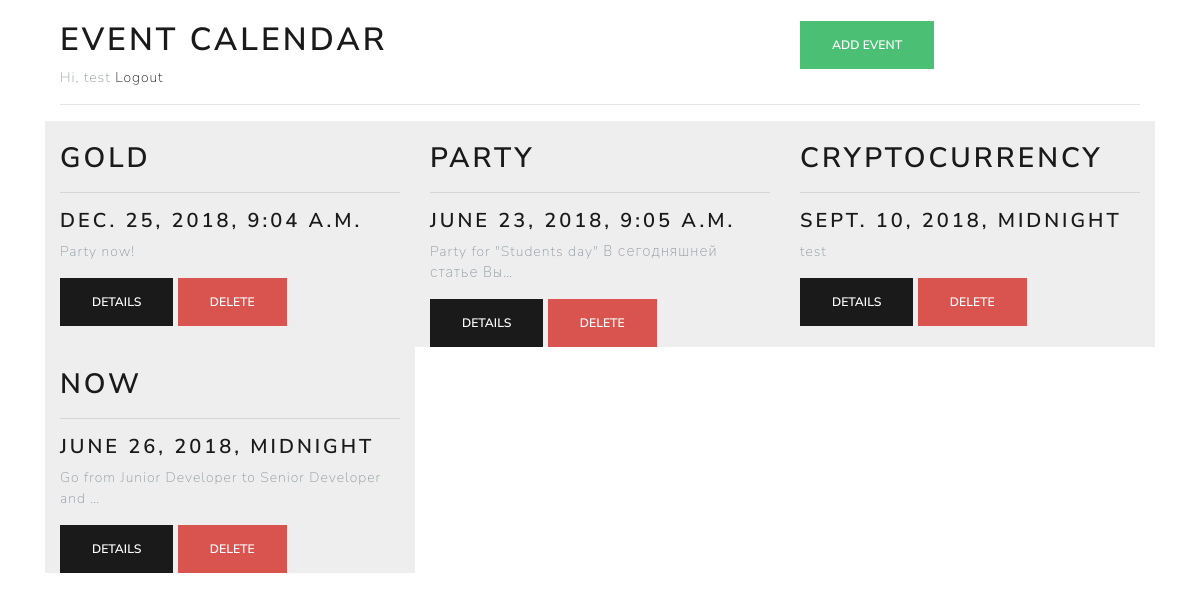
Page /calendar (signed in) on the committed database.
### mainApp/models.py (models this page shows, shortened)
class Entry(models.Model):
	name = models.CharField(max_length = 100)
	author = models.ForeignKey(User, on_delete = models.CASCADE)
	date = models.DateTimeField()
	descriptions = models.TextField()
	created = models.DateTimeField(auto_now_add = True)

### mainApp/views.py (the view)
# urls.py: path('calendar', views.calendar, name = 'calendar'),
def calendar(request):
	entries = Entry.objects.filter(author = request.user)
	args = {'entries':entries}
	return render(request, 'mainApp/calendar.html', args)

### mainApp/templates/mainApp/calendar.html
{% extends 'mainApp/base.html' %}
{% load staticfiles %}
{% block base %}
<br>
	<div class="container">
		<div class="row">
			<div class="col-lg-8">
				<h1>Event Calendar</h1>
				{% if request.user.is_authenticated %}
					<span>Hi, {{ request.user.username }}</span>
					<a href="account/logout">Logout</a>
				{% endif %}
			</div>
			<div class="col-lg-4">
				<button onclick="window.location='entry/add'" type="button" class="btn btn-success">Add Event</button>
			</div>
		</div>
		<hr>
		<div class="row">
			{% for entry in entries %}
				{% include 'mainApp/_calendar_entry.html' %}
			{% endfor %}
		</div>
	</div>
{% endblock %}

### mainApp/templates/mainApp/base.html (shortened to what this page needs)
<!DOCTYPE html>
{% load staticfiles %}
<html>
<head>
	<link rel="stylesheet" type="text/css" href="{% static 'mainApp/bootstrap/bootstrap.min.css' %}">
	<link rel="stylesheet" type="text/css" href="{% static 'mainApp/css/main.css' %}">
</head>
<body>
	<div class="container">
		{% block base %}
		{% endblock %}
	</div>
</body>
</html>

### mainApp/templates/mainApp/_calendar_entry.html
<div class="calendar_entry col-lg-4">
	<br />
	<h2>{{ entry.name }}</h2>
	<hr>
	<h4>{{ entry.date }}</h4>
	<p>
		{{ entry.descriptions|truncatechars:50 }}
	</p>
	<button onclick="window.location='{% url 'mainApp:details' pk=entry.id %}' " class="btn btn-primary">Details</button>
	<button data-id="{{ entry.id }}" onclick="deleteCalendarEntry(this)" class="btn btn-danger">Delete</button>
</div>

### mainApp/static/mainApp/css/main.css (style rules this page uses)
.calendar_entry { background-color: #eee; }
body, html { width: 100%; display: grid; }

### rows in the picture
Entry: name "GOLD", date "DEC. 25, 2018, 9:04 A.M.", descriptions "Party now!"
Entry: name "PARTY", date "JUNE 23, 2018, 9:05 A.M.", descriptions "Party for \"Students day\" В сегодняшней статье Вы…"
Entry: name "CRYPTOCURRENCY", date "SEPT. 10, 2018, MIDNIGHT", descriptions "test"
Entry: name "NOW", date "JUNE 26, 2018, MIDNIGHT", descriptions "Go from Junior Developer to Senior Developer and …"

### other values in the picture
{{ request.user.username }} "test"
